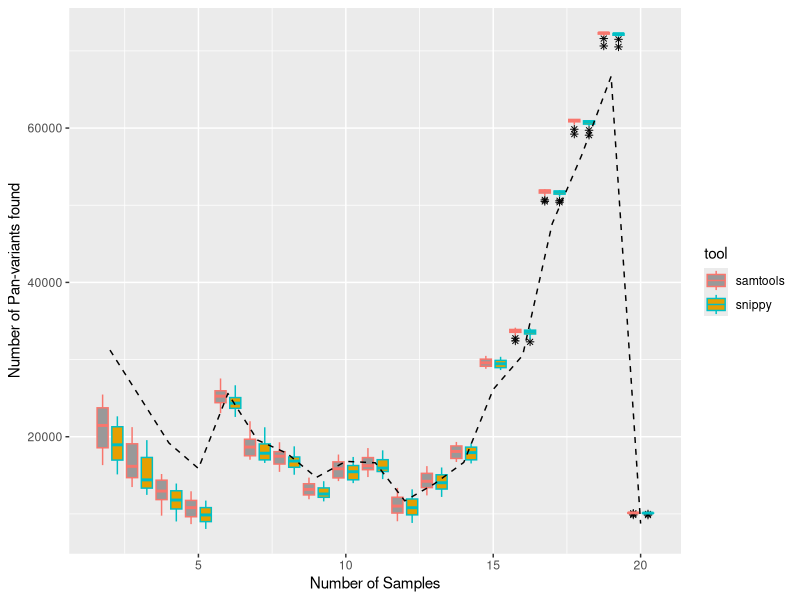
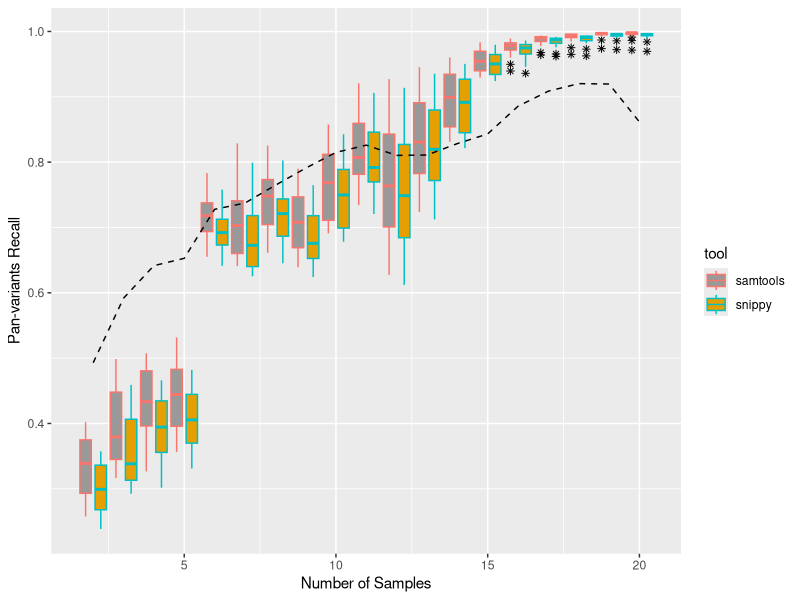
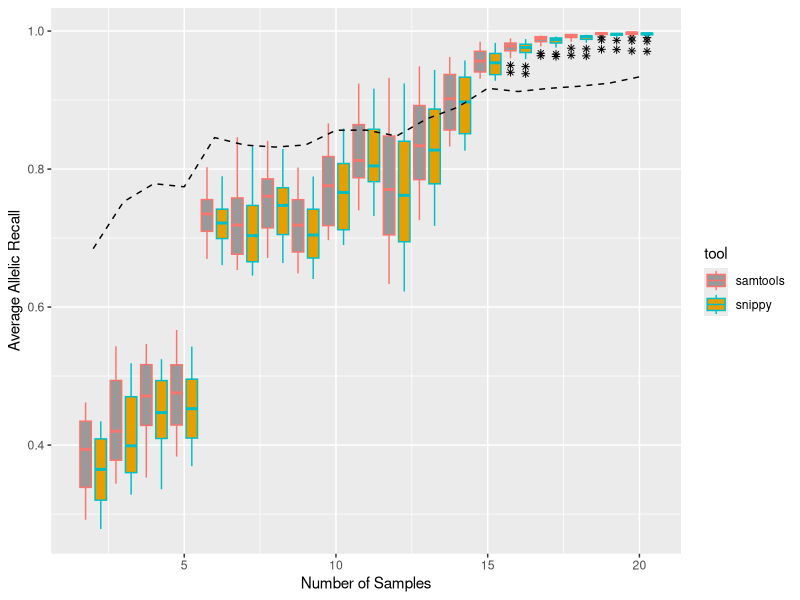

The R script that drew these images, in order:
library("ggplot2")

df_illumina <- read.csv("df_illumina.R_data.csv", header=TRUE)
df_nanopore <- read.csv("df_nanopore.R_data.csv", header=TRUE)



png(file="recall_per_nb_of_samples.illumina.nb_of_found_panvars.png", width=700, height=400)

ggplot(df_illumina, aes(x=NUMBER_OF_SAMPLES, y=nb_of_found_PanVar, fill=tool)) +
  geom_boxplot(data = df_illumina[df_illumina$tool != "pandora with denovo", ],
               aes(group=interaction(NUMBER_OF_SAMPLES, tool), colour=tool),
               outlier.colour="black", outlier.shape=8, position=position_dodge(1)) +
  geom_line(data = df_illumina[df_illumina$tool == "pandora with denovo", ],
            aes(x=NUMBER_OF_SAMPLES, y=nb_of_found_PanVar),
            inherit.aes = FALSE, size=0.5, group = 1, linetype = "dashed") +
  scale_fill_manual(values=c("#999999", "#E69F00")) +
  ylab("Number of Pan-variants found") +
  xlab("Number of Samples")

dev.off()



png(file="recall_per_nb_of_samples.illumina.recall_PVR.png", width=700, height=400)

ggplot(df_illumina, aes(x=NUMBER_OF_SAMPLES, y=recall_PVR, fill=tool)) +
  geom_boxplot(data = df_illumina[df_illumina$tool != "pandora with denovo", ],
               aes(group=interaction(NUMBER_OF_SAMPLES, tool), colour=tool),
               outlier.colour="black", outlier.shape=8, position=position_dodge(1)) +
  geom_line(data = df_illumina[df_illumina$tool == "pandora with denovo", ],
            aes(x=NUMBER_OF_SAMPLES, y=recall_PVR),
            inherit.aes = FALSE, size=0.5, group = 1, linetype = "dashed") +
  scale_fill_manual(values=c("#999999", "#E69F00")) +
  ylab("Pan-variants Recall") +
  xlab("Number of Samples")



png(file="recall_per_nb_of_samples.illumina.recall_AvgAR.png", width=700, height=400)
ggplot(df_illumina, aes(x=NUMBER_OF_SAMPLES, y=recall_AvgAR, fill=tool)) +
  geom_boxplot(data = df_illumina[df_illumina$tool != "pandora with denovo", ],
               aes(group=interaction(NUMBER_OF_SAMPLES, tool), colour=tool),
               outlier.colour="black", outlier.shape=8, position=position_dodge(1)) +
  geom_line(data = df_illumina[df_illumina$tool == "pandora with denovo", ],
            aes(x=NUMBER_OF_SAMPLES, y=recall_AvgAR),
            inherit.aes = FALSE, size=0.5, group = 1, linetype = "dashed") +
  scale_fill_manual(values=c("#999999", "#E69F00")) +
  ylab("Average Allelic Recall") +
  xlab("Number of Samples")


dev.off()
